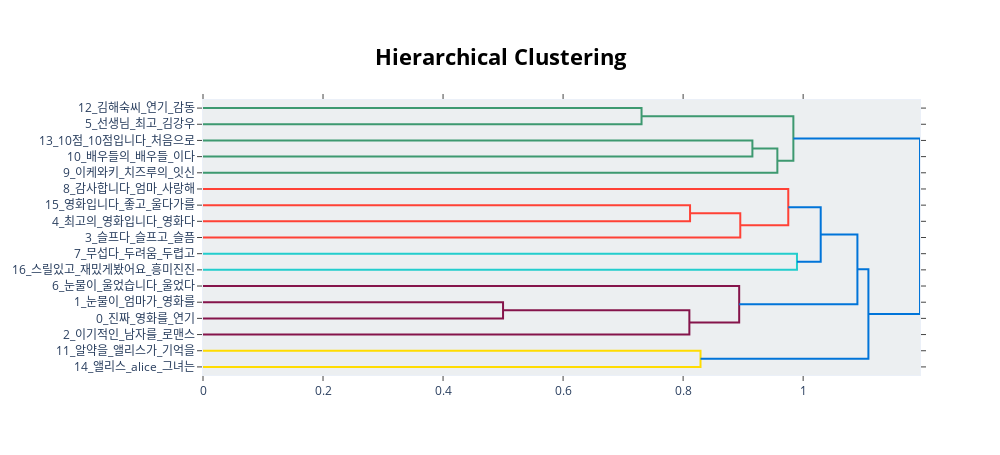

Notebook source saved alongside this figure:
### Code cell
# Topic 별 Hierarchy를 출력하여 대략적 Topic의 갯수를 가늠하기 용이함
model_BERT.visualize_hierarchy(top_n_topics=50)

### Figure 1 — Plotly figure (JSON) as saved in the notebook; plotly's stock layout.template omitted (floating-point values rounded to 4 significant figures)
{"data": [{"hoverinfo": "text", "marker": {"color": "rgb(61,153,112)"}, "mode": "lines", "type": "scatter", "x": [0, 0.7307, 0.7307, 0], "xaxis": "x", "y": [-5, -5, -15, -15], "yaxis": "y"}, {"hoverinfo": "text", "marker": {"color": "rgb(61,153,112)"}, "mode": "lines", "type": "scatter", "x": [0, 0.9154, 0.9154, 0], "xaxis": "x", "y": [-25, -25, -35, -35], "yaxis": "y"}, {"hoverinfo": "text", "marker": {"color": "rgb(61,153,112)"}, "mode": "lines", "type": "scatter", "x": [0.9154, 0.957, 0.957, 0], "xaxis": "x", "y": [-30, -30, -45, -45], "yaxis": "y"}, {"hoverinfo": "text", "marker": {"color": "rgb(61,153,112)"}, "mode": "lines", "type": "scatter", "x": [0.7307, 0.9837, 0.9837, 0.957], "xaxis": "x", "y": [-10, -10, -37.5, -37.5], "yaxis": "y"}, {"hoverinfo": "text", "marker": {"color": "rgb(255,65,54)"}, "mode": "lines", "type": "scatter", "x": [0, 0.8115, 0.8115, 0], "xaxis": "x", "y": [-65, -65, -75, -75], "yaxis": "y"}, {"hoverinfo": "text", "marker": {"color": "rgb(255,65,54)"}, "mode": "lines", "type": "scatter", "x": [0.8115, 0.8952, 0.8952, 0], "xaxis": "x", "y": [-70, -70, -85, -85], "yaxis": "y"}, {"hoverinfo": "text", "marker": {"color": "rgb(255,65,54)"}, "mode": "lines", "type": "scatter", "x": [0, 0.9752, 0.9752, 0.8952], "xaxis": "x", "y": [-55, -55, -77.5, -77.5], "yaxis": "y"}, {"hoverinfo": "text", "marker": {"color": "rgb(35,205,205)"}, "mode": "lines", "type": "scatter", "x": [0, 0.9897, 0.9897, 0], "xaxis": "x", "y": [-95, -95, -105, -105], "yaxis": "y"}, {"hoverinfo": "text", "marker": {"color": "rgb(0,116,217)"}, "mode": "lines", "type": "scatter", "x": [0.9752, 1.029, 1.029, 0.9897], "xaxis": "x", "y": [-66.25, -66.25, -100, -100], "yaxis": "y"}, {"hoverinfo": "text", "marker": {"color": "rgb(133,20,75)"}, "mode": "lines", "type": "scatter", "x": [0, 0.4999, 0.4999, 0], "xaxis": "x", "y": [-125, -125, -135, -135], "yaxis": "y"}, {"hoverinfo": "text", "marker": {"color": "rgb(133,20,75)"}, "mode": "lines", "type": "scatter", "x": [0.4999, 0.8104, 0.8104, 0], "xaxis": "x", "y": [-130, -130, -145, -145], "yaxis": "y"}, {"hoverinfo": "text", "marker": {"color": "rgb(133,20,75)"}, "mode": "lines", "type": "scatter", "x": [0, 0.8934, 0.8934, 0.8104], "xaxis": "x", "y": [-115, -115, -137.5, -137.5], "yaxis": "y"}, {"hoverinfo": "text", "marker": {"color": "rgb(0,116,217)"}, "mode": "lines", "type": "scatter", "x": [1.029, 1.09, 1.09, 0.8934], "xaxis": "x", "y": [-83.12, -83.12, -126.2, -126.2], "yaxis": "y"}, {"hoverinfo": "text", "marker": {"color": "rgb(255,220,0)"}, "mode": "lines", "type": "scatter", "x": [0, 0.829, 0.829, 0], "xaxis": "x", "y": [-155, -155, -165, -165], "yaxis": "y"}, {"hoverinfo": "text", "marker": {"color": "rgb(0,116,217)"}, "mode": "lines", "type": "scatter", "x": [1.09, 1.109, 1.109, 0.829], "xaxis": "x", "y": [-104.7, -104.7, -160, -160], "yaxis": "y"}, {"hoverinfo": "text", "marker": {"color": "rgb(0,116,217)"}, "mode": "lines", "type": "scatter", "x": [0.9837, 1.195, 1.195, 1.109], "xaxis": "x", "y": [-23.75, -23.75, -132.3, -132.3], "yaxis": "y"}], "layout": {"autosize": false, "height": 455, "hoverlabel": {"bgcolor": "white", "font": {"family": "Rockwell", "size": 16}}, "hovermode": "closest", "plot_bgcolor": "#ECEFF1", "showlegend": false, "title": {"font": {"color": "Black", "size": 22}, "text": "<b>Hierarchical Clustering</b>", "x": 0.5, "xanchor": "center", "yanchor": "top"}, "width": 1000, "xaxis": {"mirror": "allticks", "rangemode": "tozero", "showgrid": false, "showline": true, "showticklabels": true, "ticks": "outside", "type": "linear", "zeroline": false}, "yaxis": {"mirror": "allticks", "range": [-170, 0], "rangemode": "tozero", "showgrid": false, "showline": true, "showticklabels": true, "tickmode": "array", "ticks": "outside", "ticktext": ["12_김해숙씨_연기_감동", "5_선생님_최고_김강우", "13_10점_10점입니다_처음으로", "10_배우들의_배우들_이다", "9_이케와키_치즈루의_잇신", "8_감사합니다_엄마_사랑해", "15_영화입니다_좋고_울다가를", "4_최고의_영화입니다_영화다", "3_슬프다_슬프고_슬픔", "7_무섭다_두려움_두렵고", "16_스릴있고_재밌게봤어요_흥미진진", "6_눈물이_울었습니다_울었다", "1_눈물이_엄마가_영화를", "0_진짜_영화를_연기", "2_이기적인_남자를_로맨스", "11_알약을_앨리스가_기억을", "14_앨리스_alice_그녀는"], "tickvals": [-5, -15, -25, -35, -45, -55, -65, -75, -85, -95, -105, -115, -125, -135, -145, -155, -165], "type": "linear", "zeroline": false}}}
